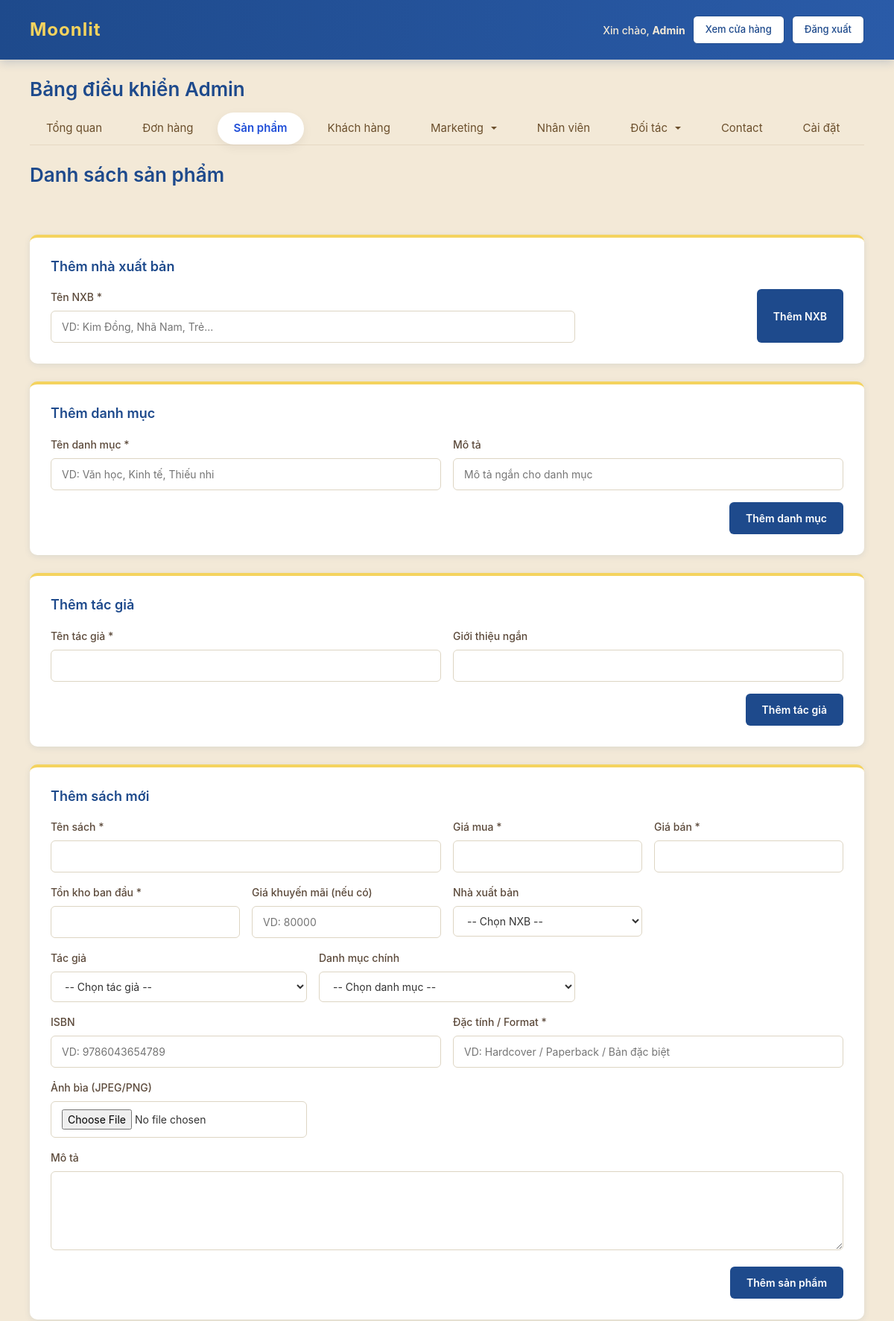
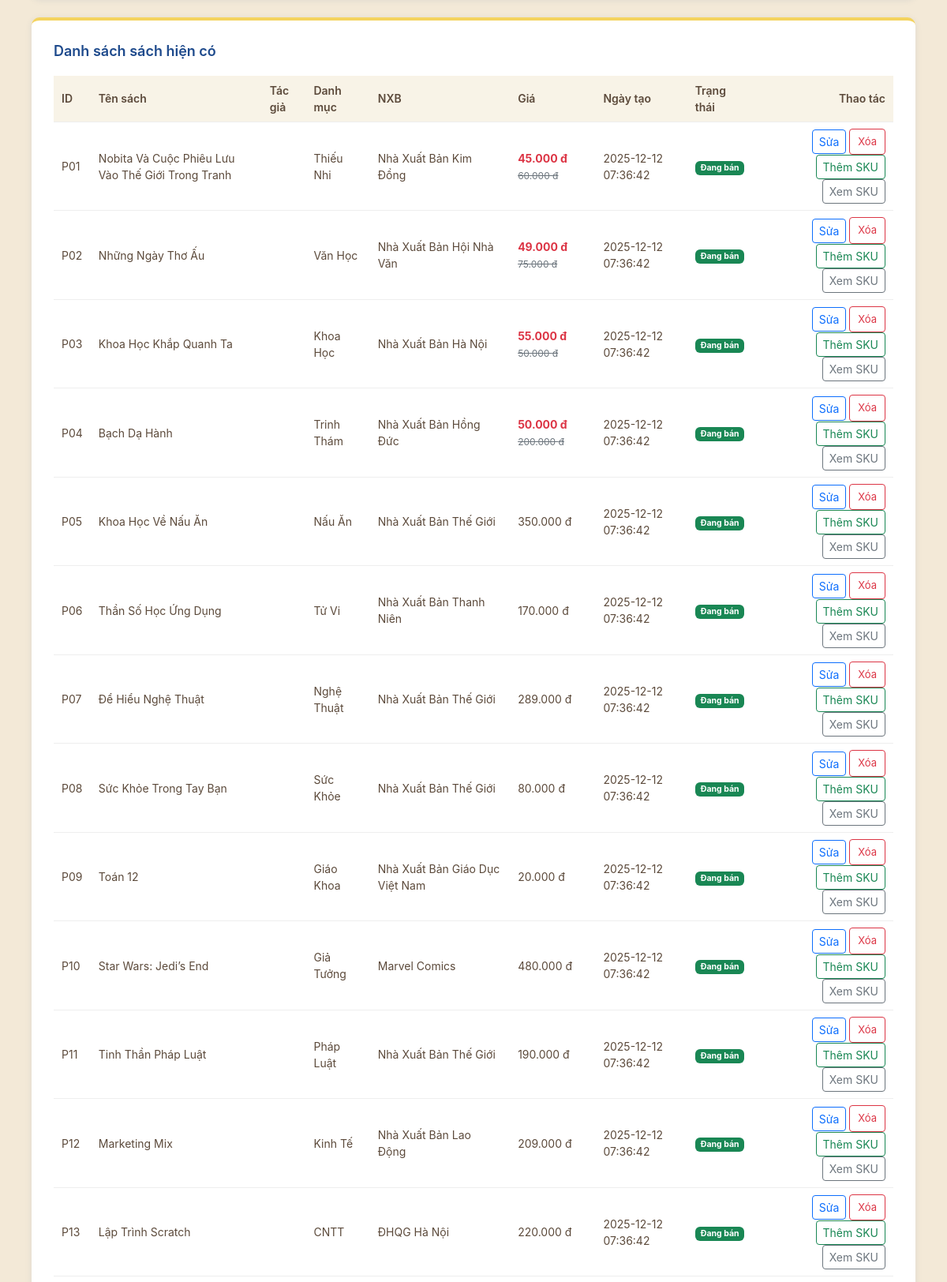
Screenshot of /admin-dashboard.php?tab=products (upper part) with the database file from the repository (2 pictures, top to bottom).
### tables this page shows
CREATE TABLE Product (
  ProductID VARCHAR(6) PRIMARY KEY,
  ProductName VARCHAR(255) NOT NULL,
  Description TEXT,
  Price DECIMAL(10,2) NOT NULL,
  Image LONGBLOB NULL,
  ImageUrl VARCHAR(1000) NULL,
  PublisherID VARCHAR(6) DEFAULT NULL,
  AuthorID VARCHAR(6) DEFAULT NULL,
  SoldQuantity INT DEFAULT 0,
  `Condition` ENUM('New','Used') DEFAULT 'New',
  CreatedDate DATETIME DEFAULT CURRENT_TIMESTAMP,
  Status BIT,
  CONSTRAINT fk_product_publisher
    FOREIGN KEY (PublisherID)
    REFERENCES Publisher(PublisherID)
    ON DELETE SET NULL
    ON UPDATE CASCADE,
  CONSTRAINT fk_product_author
    FOREIGN KEY (AuthorID)
    REFERENCES Book_Author(AuthorID)
    ON DELETE SET NULL
    ON UPDATE CASCADE
);

CREATE TABLE Publisher (
PublisherID VARCHAR(6) PRIMARY KEY,
PublisherName VARCHAR(200) NOT NULL
);

### admin-products.php (the view, shortened to what this page needs)
<?php
require_once 'db_connect.php';
$products = [];
try {
    $sql = "
SELECT
    p.ProductID,
    p.ProductName,
    p.Price,
    p.CreatedDate,
    p.Status AS ProductStatus,
    p.PublisherID,
    p.AuthorID,
    pc.CategoryID,
    pub.PublisherName,
    ba.AuthorName,
    GROUP_CONCAT(DISTINCT c.CategoryName) AS Categories,
    (
        SELECT MIN(s.SellPrice)
        FROM SKU s
        WHERE s.ProductID = p.ProductID
          AND s.Status = 1
    ) AS SellPrice,
    (
        SELECT ps.DiscountedPrice
        FROM PRODUCT_SALE ps
        JOIN SKU s2 ON ps.SKUID = s2.SKUID
        WHERE s2.ProductID = p.ProductID
          AND NOW() BETWEEN ps.StartDate AND ps.EndDate
        ORDER BY ps.DiscountedPrice ASC
        LIMIT 1
    ) AS DiscountedPrice
FROM Product p
LEFT JOIN Publisher pub ON p.PublisherID = pub.PublisherID
LEFT JOIN Book_Author ba ON p.AuthorID = ba.AuthorID
LEFT JOIN Product_Categories pc ON p.ProductID = pc.ProductID
LEFT JOIN Categories c ON pc.CategoryID = c.CategoryID
GROUP BY p.ProductID
ORDER BY p.CreatedDate DESC
";
    $stmt = $pdo->query($sql);
    $products = $stmt->fetchAll(PDO::FETCH_ASSOC);
} catch (Exception $e) {
    $error_message = 'Không thể tải danh sách sản phẩm: ' . $e->getMessage();
}
?>
<!DOCTYPE html>
<html lang="vi">
<head>
    <link href="https://cdn.jsdelivr.net/npm/bootstrap@5.3.0/dist/css/bootstrap.min.css" rel="stylesheet">
    <link rel="stylesheet" href="moonlit-style.css">
</head>
<body class="account-body admin-page">
    <h2 class="account-section-title">Danh sách sản phẩm</h2>
    <main class="account-main">
        <div class="account-card mb-4">
            <h2 class="account-card-title">Thêm nhà xuất bản</h2>
            <form id="publisherForm" class="row g-3">
                <div class="col-md-8">
                    <label class="account-label">Tên NXB *</label>
                    <input type="text" name="publisher_name" class="account-input w-100"
                        placeholder="VD: Kim Đồng, Nhã Nam, Trẻ..." required>
                </div>
                <div class="col-md-4 flex-end">
                    <button type="submit" class="account-btn-save">
                        Thêm NXB
                    </button>
                </div>
            </form>
        </div>
        <div class="account-card mb-4">
            <h2 class="account-card-title">Thêm danh mục</h2>
            <form id="categoryForm" class="row g-3">
                <div class="col-md-6">
                    <label class="account-label">Tên danh mục *</label>
                    <input type="text" name="category_name" class="account-input w-100" required
                        placeholder="VD: Văn học, Kinh tế, Thiếu nhi">
                </div>
                <div class="col-md-6">
                    <label class="account-label">Mô tả</label>
                    <input type="text" name="category_desc" class="account-input w-100"
                        placeholder="Mô tả ngắn cho danh mục">
                </div>
                <div class="col-12 flex-end">
                    <button type="submit" class="account-btn-save">
                        Thêm danh mục
                    </button>
                </div>
            </form>
        </div>
        <div class="account-card mb-4">
            <h2 class="account-card-title">Thêm tác giả</h2>
            <form id="authorForm" class="row g-3">
                <div class="col-md-6">
                    <label class="account-label">Tên tác giả *</label>
                    <input type="text" name="author_name" class="account-input w-100" required>
                </div>
                <div class="col-md-6">
                    <label class="account-label">Giới thiệu ngắn</label>
                    <input type="text" name="summary" class="account-input w-100">
                </div>
                <div class="col-12 flex-end">
                    <button class="account-btn-save">Thêm tác giả</button>
                </div>
            </form>
        </div>
        <div class="account-card mb-4">
            <h2 class="account-card-title">Thêm sách mới</h2>
            <form method="POST" enctype="multipart/form-data" class="row g-3">
                <div class="col-md-6">
                    <label class="account-label" for="name">Tên sách *</label>
                    <input type="text" class="account-input w-100" id="name" name="name" required>
                </div>
                <div class="col-md-3">
                    <label class="account-label">Giá mua *</label>
                    <input type="number" name="buy_price" class="account-input w-100" min="0" step="1000" required>
                </div>
                <div class="col-md-3">
                    <label class="account-label">Giá bán *</label>
                    <input type="number" name="sell_price" class="account-input w-100" min="0" step="1000" required>
                </div>
                <div class="col-md-3">
                    <label class="account-label">Tồn kho ban đầu *</label>
                    <input type="number" name="stock" class="account-input w-100" min="0" required>
                </div>
                <div class="col-md-3">
                    <label class="account-label" for="sale_price">Giá khuyến mãi (nếu có)</label>
                    <input type="number" id="sale_price" name="sale_price" class="account-input w-100" step="1000"
                        min="0" placeholder="VD: 80000">
                </div>
                <div class="col-md-3">
                    <label class="account-label" for="publisher_id">Nhà xuất bản</label>
                    <select id="publisher_id" name="publisher_id" class="account-input w-100">
                        <option value="">-- Chọn NXB --</option>
                    </select>
                </div>
                <div class="col-md-4">
                    <label class="account-label">Tác giả</label>
                    <select name="author_id" class="account-input w-100">
                        <option value="">-- Chọn tác giả --</option>
                    </select>
                </div>
                <div class="col-md-4">
                    <label class="account-label" for="category_id">Danh mục chính</label>
                    <select id="category_id" name="category_id" class="account-input w-100">
                        <option value="">-- Chọn danh mục --</option>
                    </select>
                </div>
                <div class="col-md-6">
                    <label class="account-label">ISBN</label>
                    <input type="text" name="isbn" class="account-input w-100" placeholder="VD: 9786043654789">
                </div>
                <div class="col-md-6">
                    <label class="account-label">Đặc tính / Format *</label>
                    <input type="text" name="sku_format" class="account-input w-100"
                        placeholder="VD: Hardcover / Paperback / Bản đặc biệt" required>
                </div>
                <div class="col-md-4">
                    <label class="account-label" for="image">Ảnh bìa (JPEG/PNG)</label>
                    <input type="file" class="account-input w-100" id="image" name="image" accept="image/*">
                </div>
                <div class="col-12">
                    <label class="account-label" for="description">Mô tả</label>
                    <textarea id="description" name="description" rows="4" class="account-input w-100"></textarea>
                </div>
                <div class="col-12 flex-end">
                    <button type="submit" class="account-btn-save" value="add">
                        Thêm sản phẩm
                    </button>
                </div>
            </form>
        </div>
        <div class="account-card">
            <h2 class="account-card-title">Danh sách sách hiện có</h2>
            <?php if (empty($products)): ?>
                <div class="account-empty-state">
                    <p class="account-empty-text">
                        Chưa có sản phẩm nào. Thêm sách mới ở form phía trên nha!
                    </p>
                </div>
            <?php else: ?>
                <div class="table-responsive">
                    <table class="admin-table">
                        <thead>
                            <tr>
                                <th>ID</th>
                                <th>Tên sách</th>
                                <th>Tác giả</th>
                                <th>Danh mục</th>
                                <th>NXB</th>
                                <th>Giá</th>
                                <th>Ngày tạo</th>
                                <th>Trạng thái</th>
                                <th class="text-end">Thao tác</th>
                            </tr>
                        </thead>
                        <tbody>
                            <?php foreach ($products as $p): ?>
                                <tr>
                                    <td><?php echo htmlspecialchars($p['ProductID']); ?></td>
                                    <td><?php echo htmlspecialchars($p['ProductName']); ?></td>
                                    <td><?= htmlspecialchars($p['AuthorName'] ?? '') ?></td>
                                    <td><?php echo htmlspecialchars($p['Categories'] ?? ''); ?></td>
                                    <td><?php echo htmlspecialchars($p['PublisherName'] ?? ''); ?></td>
                                    <td>
                                        <?php if (!empty($p['DiscountedPrice'])): ?>
                                            <span class="cart-price-current">
                                                <?php echo number_format($p['DiscountedPrice'], 0, ',', '.'); ?> đ
                                            </span>
                                            <span class="cart-price-old">
                                                <?php echo number_format($p['Price'], 0, ',', '.'); ?> đ
                                            </span>
                                        <?php else: ?>
                                            <?php echo number_format($p['Price'], 0, ',', '.'); ?> đ
                                        <?php endif; ?>
                                    </td>
                                    <td><?php echo htmlspecialchars($p['CreatedDate']); ?></td>
                                    <td>
                                        <?php if ($p['ProductStatus'] == 1): ?>
                                            <span class="badge bg-success">Đang bán</span>
                                        <?php else: ?>
                                            <span class="badge bg-secondary">Ngừng bán</span>
                                        <?php endif; ?>
                                    </td>
                                    <td class="text-end">
                                        <form method="POST" class="d-inline">
                                            <button type="button" class="btn btn-sm btn-outline-primary" data-bs-toggle="modal"
                                                data-bs-target="#editProductModal"
                                                data-product='<?= json_encode($p, JSON_HEX_APOS) ?>'>
                                                Sửa
                                            </button>
                                            <button type="submit" class="btn btn-sm btn-outline-danger admin-btn-small"
                                                onclick="return confirm('Xóa sản phẩm này?');">
                                                Xóa
                                            </button>
                                            <button type="button" class="btn btn-sm btn-outline-success" data-bs-toggle="modal"
                                                data-bs-target="#skuModal" data-product="<?= $p['ProductID'] ?>">
                                                Thêm SKU
                                            </button>
                                            <button type="button" class="btn btn-sm btn-outline-secondary"
                                                data-bs-toggle="modal" data-bs-target="#skuListModal"
                                                data-product="<?= $p['ProductID'] ?>">
                                                Xem SKU
                                            </button>
                                        </form>
                                    </td>
                                </tr>
                            <?php endforeach; ?>
                        </tbody>
                    </table>
                </div>
            <?php endif; ?>
        </div>
    </main>
</body>
</html>

### rows the page displays
product: ProductID "P01", ProductName "Nobita Và Cuộc Phiêu Lưu Vào Thế Giới Trong Tranh", Categories "Thiếu Nhi", PublisherID.PublisherName "Nhà Xuất Bản Kim Đồng", DiscountedPrice "45.000", Price "60.000", CreatedDate "2025-12-12 07:36:42", Status "Đang bán"
product: ProductID "P02", ProductName "Những Ngày Thơ Ấu", Categories "Văn Học", PublisherID.PublisherName "Nhà Xuất Bản Hội Nhà Văn", DiscountedPrice "49.000", Price "75.000", CreatedDate "2025-12-12 07:36:42", Status "Đang bán"
product: ProductID "P03", ProductName "Khoa Học Khắp Quanh Ta", Categories "Khoa Học", PublisherID.PublisherName "Nhà Xuất Bản Hà Nội", DiscountedPrice "55.000", Price "50.000", CreatedDate "2025-12-12 07:36:42", Status "Đang bán"
product: ProductID "P04", ProductName "Bạch Dạ Hành", Categories "Trinh Thám", PublisherID.PublisherName "Nhà Xuất Bản Hồng Đức", DiscountedPrice "50.000", Price "200.000", CreatedDate "2025-12-12 07:36:42", Status "Đang bán"
product: ProductID "P05", ProductName "Khoa Học Về Nấu Ăn", Categories "Nấu Ăn", PublisherID.PublisherName "Nhà Xuất Bản Thế Giới", Price "350.000", CreatedDate "2025-12-12 07:36:42", Status "Đang bán"
product: ProductID "P06", ProductName "Thần Số Học Ứng Dụng", Categories "Tử Vi", PublisherID.PublisherName "Nhà Xuất Bản Thanh Niên", Price "170.000", CreatedDate "2025-12-12 07:36:42", Status "Đang bán"
product: ProductID "P07", ProductName "Để Hiểu Nghệ Thuật", Categories "Nghệ Thuật", PublisherID.PublisherName "Nhà Xuất Bản Thế Giới", Price "289.000", CreatedDate "2025-12-12 07:36:42", Status "Đang bán"
product: ProductID "P08", ProductName "Sức Khỏe Trong Tay Bạn", Categories "Sức Khỏe", PublisherID.PublisherName "Nhà Xuất Bản Thế Giới", Price "80.000", CreatedDate "2025-12-12 07:36:42", Status "Đang bán"
product: ProductID "P09", ProductName "Toán 12", Categories "Giáo Khoa", PublisherID.PublisherName "Nhà Xuất Bản Giáo Dục Việt Nam", Price "20.000", CreatedDate "2025-12-12 07:36:42", Status "Đang bán"
product: ProductID "P10", ProductName "Star Wars: Jedi’s End", Categories "Giả Tưởng", PublisherID.PublisherName "Marvel Comics", Price "480.000", CreatedDate "2025-12-12 07:36:42", Status "Đang bán"
product: ProductID "P11", ProductName "Tinh Thần Pháp Luật", Categories "Pháp Luật", PublisherID.PublisherName "Nhà Xuất Bản Thế Giới", Price "190.000", CreatedDate "2025-12-12 07:36:42", Status "Đang bán"
product: ProductID "P12", ProductName "Marketing Mix", Categories "Kinh Tế", PublisherID.PublisherName "Nhà Xuất Bản Lao Động", Price "209.000", CreatedDate "2025-12-12 07:36:42", Status "Đang bán"
product: ProductID "P13", ProductName "Lập Trình Scratch", Categories "CNTT", PublisherID.PublisherName "ĐHQG Hà Nội", Price "220.000", CreatedDate "2025-12-12 07:36:42", Status "Đang bán"

### other values shown
$currentUsername "Admin"
